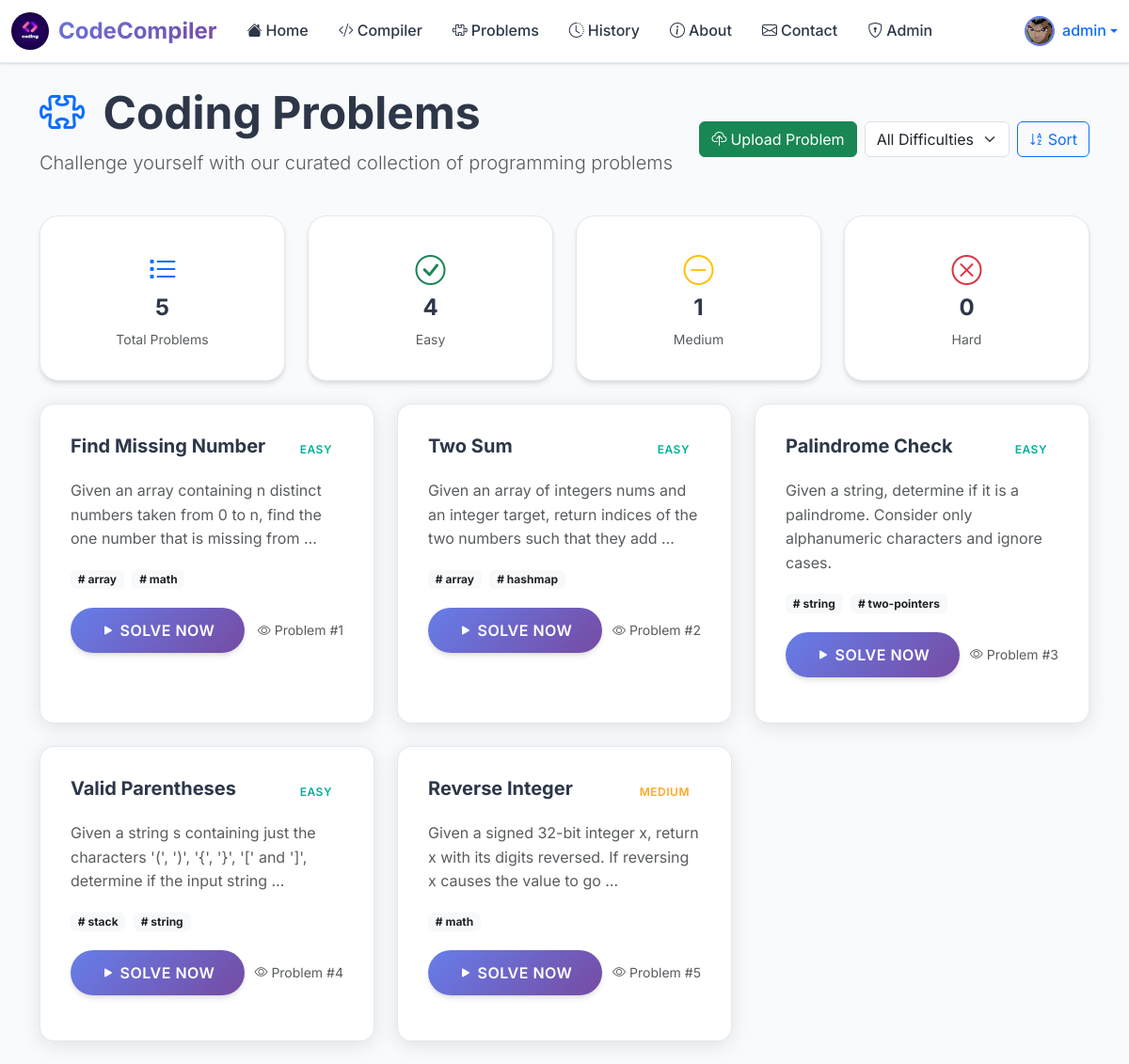
Screenshot of /problems/ (signed in) with the database file from the repository.
### App/models.py (models this page shows, shortened)
class AppUser(AbstractUser):
    phone = models.CharField(max_length=15, unique=True)
    gender = models.CharField(max_length=20, blank=True)
    profile_pic = CloudinaryField(
        "image",
        null=True,
        blank=True,
        folder="profile_pics",
        transformation={
            "width": 400,
            "height": 400,
            "crop": "fill",
            "gravity": "face",
            "quality": "auto",
            "format": "auto",
        },
        help_text="Upload a profile picture (max 5MB, formats: JPG, PNG, GIF, WEBP)",
    )
    dob = models.DateField(null=True, blank=True)
    created_at = models.DateTimeField(auto_now_add=True)

class Problem(models.Model):
    DIFFICULTY_CHOICES = (
        ("Easy", "Easy"),
        ("Medium", "Medium"),
        ("Hard", "Hard"),
    )
    id = models.AutoField(primary_key=True)
    title = models.CharField(max_length=200, unique=True)
    slug = models.SlugField(unique=True)
    statement = models.TextField()
    constraints = models.TextField()
    input_format = models.TextField()
    output_format = models.TextField()
    difficulty = models.CharField(max_length=10, choices=DIFFICULTY_CHOICES)
    tags = models.CharField(max_length=255, blank=True)
    categories = models.ManyToManyField(Category, blank=True)
    function_signature = models.JSONField(
        default=dict
    )  # e.g. {"python": "def solve(a, b):", "java": "public int solve(int a, int b)"}

### App/views/profile_views.py (the view)
# urls.py: path("problems/", views.problem_list, name="problems"),
def problem_list(request):
    from App.models import Problem
    from django.db.models import Count, Q
    problems = Problem.objects.all()
    easy_count = problems.filter(difficulty="Easy").count()
    medium_count = problems.filter(difficulty="Medium").count()
    hard_count = problems.filter(difficulty="Hard").count()
    context = {
        "problems": problems,
        "easy_count": easy_count,
        "medium_count": medium_count,
        "hard_count": hard_count,
    }
    return render(request, "problems/index.html", context)

### App/templatetags/custom_filters.py (called while the page is built)
@register.filter
def split(value, delimiter):
    if value:
        return value.split(delimiter)
    return []

@register.filter
def trim(value):
    if value:
        return value.strip()
    return value

### App/templatetags/page_assets.py (called while the page is built)
@register.simple_tag
def load_page_css(page_name):
    css_path = f"templates/{page_name}/style.css"
    full_path = os.path.join(settings.BASE_DIR, css_path)
    if os.path.exists(full_path):
        with open(full_path, "r", encoding="utf-8") as file:
            css_content = file.read()
            return mark_safe(f"<style>\n{css_content}\n</style>")
    return ""

@register.simple_tag
def load_page_js(page_name):
    js_path = f"templates/{page_name}/script.js"
    full_path = os.path.join(settings.BASE_DIR, js_path)
    if os.path.exists(full_path):
        with open(full_path, "r", encoding="utf-8") as file:
            js_content = file.read()
            return mark_safe(f"<script>\n{js_content}\n</script>")
    return ""

### templates/problems/index.html (shortened to what this page needs)
{% extends "base.html" %}
{% load static %}
{% load custom_filters %}
{% load page_assets %}
{% block body %}
<div class="container mt-4">
  <div class="d-flex justify-content-between align-items-center mb-4">
    <div>
      <h1 class="display-5 fw-bold mb-2">
        <i class="bi bi-puzzle text-primary me-2"></i>
        Coding Problems
      </h1>
      <p class="lead text-muted">Challenge yourself with our curated collection of programming problems</p>
    </div>
    <div class="d-flex gap-2">
      {% if user.is_staff %}
      <a href="{% url 'upload-problem' %}" class="btn btn-success">
        <i class="bi bi-cloud-upload me-1"></i>Upload Problem
      </a>
      {% endif %}
      <select class="form-select" id="difficultyFilter" style="width: auto;">
        <option value="">All Difficulties</option>
      </select>
      <button class="btn btn-outline-primary" id="sortBtn">
        <i class="bi bi-sort-alpha-down me-1"></i>Sort
      </button>
    </div>
  </div>
  <div class="row mb-4">
    <div class="col-md-3">
      <div class="modern-card text-center">
        <div class="modern-card-body">
          <i class="bi bi-list-task text-primary fs-2 mb-2"></i>
          <h4 class="fw-bold">{{ problems|length }}</h4>
          <p class="text-muted small mb-0">Total Problems</p>
        </div>
      </div>
    </div>
    <div class="col-md-3">
      <div class="modern-card text-center">
        <div class="modern-card-body">
          <i class="bi bi-check-circle text-success fs-2 mb-2"></i>
          <h4 class="fw-bold">{{ easy_count|default:0 }}</h4>
          <p class="text-muted small mb-0">Easy</p>
        </div>
      </div>
    </div>
    <div class="col-md-3">
      <div class="modern-card text-center">
        <div class="modern-card-body">
          <i class="bi bi-dash-circle text-warning fs-2 mb-2"></i>
          <h4 class="fw-bold">{{ medium_count|default:0 }}</h4>
          <p class="text-muted small mb-0">Medium</p>
        </div>
      </div>
    </div>
    <div class="col-md-3">
      <div class="modern-card text-center">
        <div class="modern-card-body">
          <i class="bi bi-x-circle text-danger fs-2 mb-2"></i>
          <h4 class="fw-bold">{{ hard_count|default:0 }}</h4>
          <p class="text-muted small mb-0">Hard</p>
        </div>
      </div>
    </div>
  </div>
  <div class="row" id="problemsContainer">
    {% for problem in problems %}
      <div class="col-md-6 col-lg-4 mb-4 problem-item" data-difficulty="{{ problem.difficulty }}">
        <div class="problem-card h-100">
          <div class="d-flex justify-content-between align-items-start mb-3">
            <h5 class="fw-bold mb-0 flex-grow-1">{{ problem.title }}</h5>
            <span class="difficulty-badge difficulty-{{ problem.difficulty|lower }} ms-2">
              {{ problem.difficulty }}
            </span>
          </div>
          {% if problem.statement %}
          <p class="text-muted mb-3">
            {{ problem.statement|truncatewords:20 }}
          </p>
          {% endif %}
          {% if problem.tags %}
          <div class="mb-3">
            {% for tag in problem.tags|split:"," %}
            <span class="badge bg-light text-dark me-1 mb-1"># {{ tag|trim }}</span>
            {% endfor %}
          </div>
          {% endif %}
          <div class="d-flex justify-content-between align-items-center mt-auto">
            <a href="{% url 'compile_with_problem' slug=problem.slug %}" class="btn btn-modern-primary">
              <i class="bi bi-play-fill me-1"></i>Solve Now
            </a>
            <div class="text-muted small">
              <i class="bi bi-eye me-1"></i>Problem #{{ problem.id }}
            </div>
          </div>
        </div>
      </div>
    {% endfor %}
  </div>
</div>
{% endblock %}

### templates/base.html (shortened to what this page needs)
<!DOCTYPE html>
<html lang="en">
  <head>
    <link href="https://cdn.jsdelivr.net/npm/bootstrap@5.3.3/dist/css/bootstrap.min.css" rel="stylesheet" />
    <link rel="stylesheet" href="https://cdn.jsdelivr.net/npm/bootstrap-icons@1.11.0/font/bootstrap-icons.css">
    {% load static %}
    <link rel="stylesheet" href="{% static 'css/modern-style.css' %}">
  </head>
  <body>
    {% load static %}
    <nav class="navbar navbar-expand-lg modern-navbar">
      <div class="container-fluid">
        <a class="navbar-brand d-flex align-items-center" href="/">
          <img
            src="{% static 'images/logo.jpeg' %}"
            alt="CodeCompiler"
            style="width: 40px; height: 40px; border-radius: 50%; margin-right: 10px"
          />
          <span>CodeCompiler</span>
        </a>
        <div class="collapse navbar-collapse" id="navbarSupportedContent">
          <ul class="navbar-nav me-auto mb-2 mb-lg-0">
            <li class="nav-item">
              <a class="nav-link" href="/">
                <i class="bi bi-house-fill me-1"></i>Home
              </a>
            </li>
            <li class="nav-item">
              <a class="nav-link" href="{% url 'compile' %}">
                <i class="bi bi-code-slash me-1"></i>Compiler
              </a>
            </li>
            <li class="nav-item">
              <a class="nav-link" href="{% url 'problems' %}">
                <i class="bi bi-puzzle me-1"></i>Problems
              </a>
            </li>
            <li class="nav-item">
              <a class="nav-link" href="{% url 'history' %}">
                <i class="bi bi-clock-history me-1"></i>History
              </a>
            </li>
            <li class="nav-item">
              <a class="nav-link" href="{% url 'about' %}">
                <i class="bi bi-info-circle me-1"></i>About
              </a>
            </li>
            <li class="nav-item">
              <a class="nav-link" href="{% url 'contact' %}">
                <i class="bi bi-envelope me-1"></i>Contact
              </a>
            </li>
            <li class="nav-item">
              <a class="nav-link text-warning" href="{% url 'admin-problem-insert' %}">
                <i class="bi bi-shield-lock me-1"></i>Admin
              </a>
            </li>
          </ul>
          <div class="d-flex align-items-center gap-3">
            {% if user.is_authenticated %}
            <div class="dropdown">
              <a href="#" class="d-flex align-items-center text-decoration-none dropdown-toggle" id="profileDropdown" data-bs-toggle="dropdown">
                {% if user.profile_pic %}
                <img
                  src="{{ user.profile_pic.url }}"
                  alt="Profile"
                  class="navbar-profile-avatar me-2"
                />
                {% else %}
                <img
                  src="{% static 'images/default-avatar.png' %}"
                  alt="Default Profile"
                  class="navbar-profile-avatar me-2"
                />
                {% endif %}
                <span class="fw-medium">{{ user.username }}</span>
              </a>
            </div>
            {% else %}
            <a href="{% url 'auth-page' %}" class="btn btn-outline-modern">
              <i class="bi bi-person-plus me-1"></i>Get Started
            </a>
            {% endif %}
          </div>
        </div>
      </div>
    </nav>
    <main>
      {% block body %}{% endblock body %}
  </body>
</html>

### static/css/modern-style.css (style rules this page uses)
:root { --primary-color: #667eea; --primary-gradient: linear-gradient(135deg, #667eea 0%, #764ba2 100%); --secondary-color: #f093fb; --accent-color: #4facfe; --success-color: #00b09b; --warning-color: #ffa726; --danger-color: #ff5722; --dark-bg: #1e1e2e; --light-bg: #f8fafc; --card-bg: #ffffff; --text-primary: #2d3748; --text-secondary: #718096; --border-color: #e2e8f0; --shadow-sm: 0 1px 3px 0 rgba(0, 0, 0, 0.1), 0 1px 2px 0 rgba(0, 0, 0, 0.06); --shadow-md: 0 4px 6px -1px rgba(0, 0, 0, 0.1), 0 2px 4px -1px rgba(0, 0, 0, 0.06); --shadow-lg: 0 10px 15px -3px rgba(0, 0, 0, 0.1), 0 4px 6px -2px rgba(0, 0, 0, 0.05); --shadow-xl: 0 20px 25px -5px rgba(0, 0, 0, 0.1), 0 10px 10px -5px rgba(0, 0, 0, 0.04); }
* { margin: 0; padding: 0; box-sizing: border-box; }
body { font-family: 'Inter', 'Segoe UI', Tahoma, Geneva, Verdana, sans-serif; background: var(--light-bg); color: var(--text-primary); line-height: 1.6; }
.modern-navbar { background: rgba(255, 255, 255, 0.95); backdrop-filter: blur(10px); border-bottom: 1px solid var(--border-color); box-shadow: var(--shadow-sm); position: sticky; top: 0; z-index: 1000; }
.modern-navbar .navbar-brand { font-weight: 700; font-size: 1.5rem; background: var(--primary-gradient); -webkit-background-clip: text; -webkit-text-fill-color: transparent; background-clip: text; }
.modern-navbar .nav-link { font-weight: 500; color: var(--text-primary) !important; transition: all 0.3s ease; position: relative; margin: 0 0.5rem; }
.modern-navbar .nav-link::after { content: ''; position: absolute; width: 0; height: 2px; bottom: -5px; left: 50%; background: var(--primary-gradient); transition: all 0.3s ease; transform: translateX(-50%); }
.btn-modern-primary { background: var(--primary-gradient); border: none; color: white; padding: 0.75rem 2rem; border-radius: 50px; font-weight: 600; text-transform: uppercase; letter-spacing: 0.5px; transition: all 0.3s ease; box-shadow: var(--shadow-md); }
.modern-card { background: var(--card-bg); border-radius: 20px; box-shadow: var(--shadow-md); border: 1px solid var(--border-color); transition: all 0.3s ease; overflow: hidden; }
.modern-card-body { padding: 2rem; }
.problem-card { background: var(--card-bg); border-radius: 15px; padding: 1.5rem; margin-bottom: 1rem; box-shadow: var(--shadow-sm); border: 1px solid var(--border-color); transition: all 0.3s ease; cursor: pointer; }
.difficulty-badge { padding: 0.5rem 1rem; border-radius: 50px; font-weight: 600; font-size: 0.875rem; text-transform: uppercase; letter-spacing: 0.5px; }
.difficulty-easy { background: linear-gradient(135deg, #00b09b 0%, #96c93d 100%); color: white; }
.difficulty-medium { background: linear-gradient(135deg, #ffa726 0%, #ffcc02 100%); color: white; }
.navbar-profile-avatar { width: 32px; height: 32px; border-radius: 50%; border: 2px solid var(--primary-color); object-fit: cover; transition: all 0.3s ease; }

### rows the page displays
AppUser: username "admin"
Problem: title "Find Missing Number", difficulty "EASY", statement "Given an array containing n distinct numbers taken from 0 to n, find the one number that is missing from …", tags "array" "math", id "1"
Problem: title "Two Sum", difficulty "EASY", statement "Given an array of integers nums and an integer target, return indices of the two numbers such that they add …", tags "array" "hashmap", id "2"
Problem: title "Palindrome Check", difficulty "EASY", statement "Given a string, determine if it is a palindrome. Consider only alphanumeric characters and ignore cases.", tags "string" "two-pointers", id "3"
Problem: title "Valid Parentheses", difficulty "EASY", statement "Given a string s containing just the characters '(', ')', '{', '}', '[' and ']', determine if the input string …", tags "stack" "string", id "4"
Problem: title "Reverse Integer", difficulty "MEDIUM", statement "Given a signed 32-bit integer x, return x with its digits reversed. If reversing x causes the value to go …", tags "math", id "5"

### other values shown
{{ problems|length }} "5"
{{ easy_count|default:0 }} "4"
{{ medium_count|default:0 }} "1"
{{ hard_count|default:0 }} "0"
